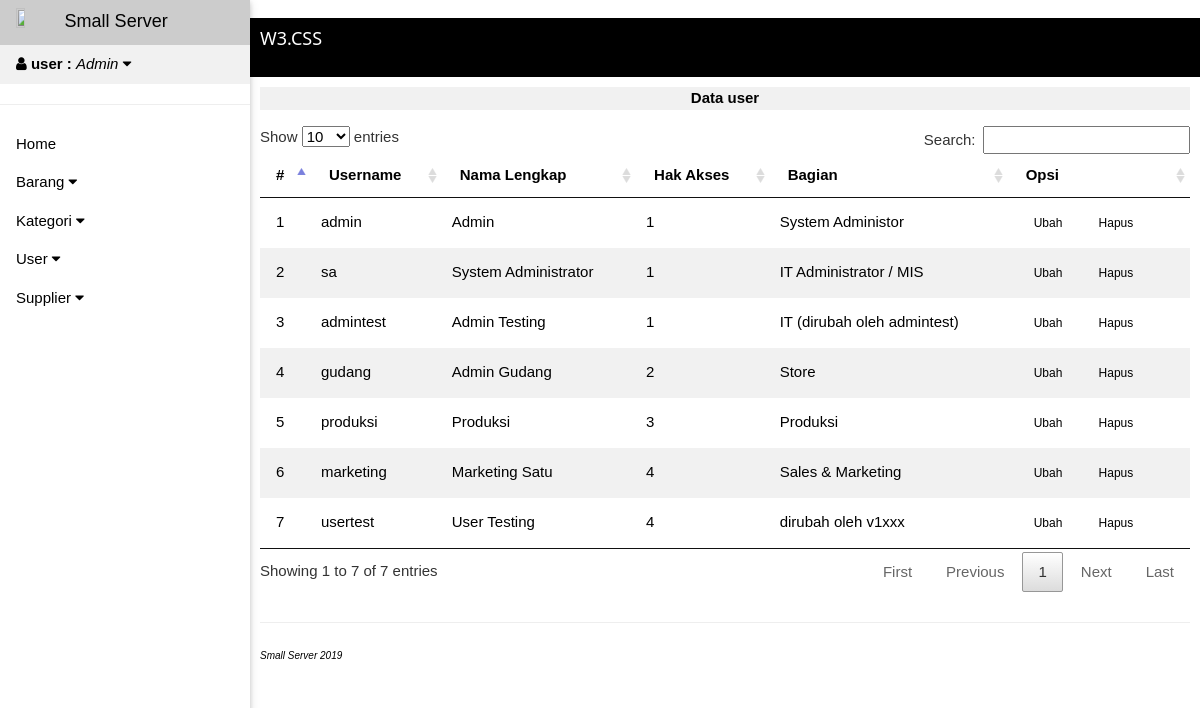
Page /141510057/index.php?p=tuser&view (signed in) on the committed database.
### tables this page shows
CREATE TABLE `user` (
  `id_user` int(3) NOT NULL,
  `username` varchar(15) NOT NULL,
  `password` varchar(15) NOT NULL,
  `nama` varchar(30) NOT NULL,
  `level` int(5) NOT NULL,
  `bagian` varchar(50) NOT NULL
);

### 141510057/mod/user/table.php (the view)
<?php
if ($_GET['p']=='tuser'){
    if (isset($_GET['view'])){
        ?>
        <div class="w3-center w3-margin-bottom w3-light-grey"><strong>Data user</strong></div>
        <table id="example" class="w3-table w3-hoverable w3-striped" style="width:100%">
        <thead>
            <tr>
                <th >#</th>
                <th>Username</th>
                <th>Nama Lengkap</th>
                <th>Hak Akses</th>
                <th>Bagian</th>
                <th>Opsi</th>
            </tr>
        </thead>
        <tbody>
            <?php
            $query = mysqli_query($koneksi, "SELECT * FROM user order by level")or die(mysql_error());
            $nomor = 1;
            while($data = mysqli_fetch_array($query)){
                ?>
            <tr>
                <td ><?php echo $nomor++; ?></td>
                <td><?php echo $data['username']; ?></td>
                <td><?php echo $data['nama']; ?></td>
                <td><?php echo $data['level']; ?></td>
                <td><?php echo $data['bagian']; ?></td>
                <td>
                    <a href="?p=fuser&edit&id=<?php echo $data['id_user']; ?>" class="w3-button w3-small"> Ubah</a> <a href="mod/user/process.php?act=delete&id=<?php echo $data['id_user']; ?>" onclick="return confirm ('Hapus Data User <?php echo $data['username']; ?> ?')" class="w3-button w3-small">Hapus</a>
               </td>
            </tr>
            <?php } ?>
        </tbody>
        </table>
<?php
    }
}
?>

### 141510057/part/sidebar.php (shortened to what this page needs)
<?php
$query = mysqli_query($koneksi, "SELECT * FROM user where username='$_SESSION[username]' ") or die ('Error '.mysqli_error($koneksi));
$data = mysqli_fetch_array($query);
?>
<nav class="w3-sidebar w3-bar-block w3-collapse w3-animate-left w3-card" style="z-index:3;width:250px;" id="mySidebar">
  <a class="w3-bar-item w3-button w3-border-bottom w3-large" href="index.php  "><img src="http://smallserver.online/v1/images/logo.png" style="width:20%; height: 20%;"> Small Server</a>
  <div>
    <a class="w3-bar-item w3-button w3-light-grey" w3-light onclick="myAccordion('account')" href="javascript:void(0)"><i class="fa fa-user"></i> <b>user :</b> <i><?php echo $data['nama'];?></i> <i class="fa fa-caret-down"></i></a>
  </div>
  <hr>
  <a class="w3-bar-item w3-button " href="index.php">Home</a>
  <?php
  if ($_SESSION['level']=='1'){
    ?>
    <div>
    <a class="w3-bar-item w3-button " onclick="myAccordion('barang')" href="javascript:void(0)">Barang <i class="fa fa-caret-down"></i></a>
    </div>
    <div>
    <a class="w3-bar-item w3-button" onclick="myAccordion('cat')" href="javascript:void(0)">Kategori <i class="fa fa-caret-down"></i></a>
    </div>
    <div>
    <a class="w3-bar-item w3-button" onclick="myAccordion('user')" href="javascript:void(0)">User <i class="fa fa-caret-down"></i></a>
    <a class="w3-bar-item w3-button" onclick="myAccordion('supplier')" href="javascript:void(0)">Supplier <i class="fa fa-caret-down"></i></a>
    </div>
    <?php
  }
  ?>
  </nav>

### 141510057/css/w3.css (style rules this page uses)
*,*:before,*:after { box-sizing:inherit }
html { -ms-text-size-adjust:100%;-webkit-text-size-adjust:100% }
body { margin:0 }
article,aside,details,figcaption,figure,footer,header,main,menu,nav,section { display:block }
a { background-color:transparent }
b,strong { font-weight:bolder }
img { border-style:none }
hr { box-sizing:content-box;height:0;overflow:visible }
html,body { font-family:Verdana,sans-serif;font-size:15px;line-height:1.5 }
html { overflow-x:hidden }
hr { border:0;border-top:1px solid #eee;margin:20px 0 }
img { vertical-align:middle }
a { color:inherit }
.w3-table,.w3-table-all { border-collapse:collapse;border-spacing:0;width:100%;display:table }
.w3-striped tbody tr:nth-child(even) { background-color:#f1f1f1 }
.w3-table td,.w3-table th,.w3-table-all td,.w3-table-all th { padding:8px 8px;display:table-cell;text-align:left;vertical-align:top }
.w3-table th:first-child,.w3-table td:first-child,.w3-table-all th:first-child,.w3-table-all td:first-child { padding-left:16px }
.w3-btn,.w3-button { border:none;display:inline-block;padding:8px 16px;vertical-align:middle;overflow:hidden;text-decoration:none;color:inherit;background-color:inherit;text-align:center;cursor:pointer;white-space:nowrap }
.w3-btn,.w3-button { -webkit-touch-callout:none;-webkit-user-select:none;-khtml-user-select:none;-moz-user-select:none;-ms-user-select:none;user-select:none }
.w3-sidebar { height:100%;width:200px;background-color:#fff;position:fixed!important;z-index:1;overflow:auto }
.w3-bar-block .w3-bar-item { width:100%;display:block;padding:8px 16px;text-align:left;border:none;white-space:normal;float:none;outline:0 }
@media (min-width:993px) { .w3-sidebar.w3-collapse { display:block!important } }
.w3-card,.w3-card-2 { box-shadow:0 2px 5px 0 rgba(0,0,0,0.16),0 2px 10px 0 rgba(0,0,0,0.12) }
.w3-animate-left { position:relative;animation:animateleft 0.4s }
.w3-small { font-size:12px!important }
.w3-large { font-size:18px!important }
.w3-center { text-align:center!important }
.w3-border-bottom { border-bottom:1px solid #ccc!important }
.w3-margin-bottom { margin-bottom:16px!important }
.w3-light-grey,.w3-hover-light-grey:hover,.w3-light-gray,.w3-hover-light-gray:hover { color:#000!important;background-color:#f1f1f1!important }

### rows in the picture
user: nama "Admin", username "admin", level "1", bagian "System Administor"
user: username "sa", nama "System Administrator", level "1", bagian "IT Administrator / MIS"
user: username "admintest", nama "Admin Testing", level "1", bagian "IT (dirubah oleh admintest)"
user: username "gudang", nama "Admin Gudang", level "2", bagian "Store"
user: username "produksi", nama "Produksi", level "3", bagian "Produksi"
user: username "marketing", nama "Marketing Satu", level "4", bagian "Sales & Marketing"
user: username "usertest", nama "User Testing", level "4", bagian "dirubah oleh v1xxx"
